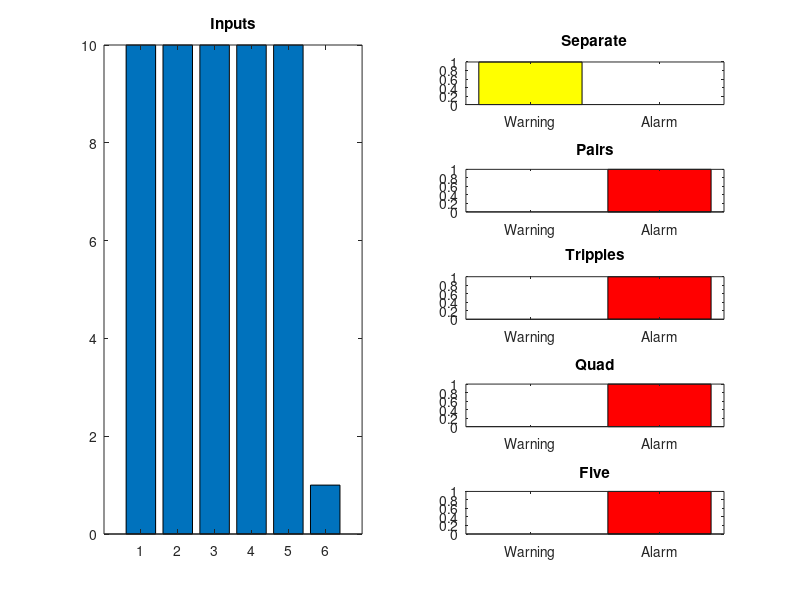

This figure's MATLAB source:
% File: NN_Matrices.m
% Description: Matlab code of Neural Networks Results for Control System of five ultrasonic sensors
% Environment: Matlab
%
% MIT License
% Copyright (c) 2017 Valentyn N Sichkar
% github.com/sichkar-valentyn
%
% Reference to:
% Valentyn N Sichkar. Matlab implementation of Neural Networks Results for Control System of five Ultrasonic sensors // GitHub platform. DOI: 10.5281/zenodo.1317896

close all;

%Creating an Input vector
Inputs = [10 10 10 10 10 1]; 

% -------------- Separate ----------------

%Creating a matrix of weights for the Layer #1
Weights_First_Layer_Separate = [0.11 -0.05 0 0 0 0 0 0 0 0 0.5 -0.11 0 0 0 0 0 0 0 0
    0 0 0.11 -0.05 0 0 0 0 0 0 0 0 0.5 -0.11 0 0 0 0 0 0
    0 0 0 0 0.11 -0.05 0 0 0 0 0 0 0 0 0.5 -0.11 0 0 0 0
    0 0 0 0 0 0 0.11 -0.05 0 0 0 0 0 0 0 0 0.5 -0.11 0 0
    0 0 0 0 0 0 0 0 0.11 -0.05 0 0 0 0 0 0 0 0 0.5 -0.11
    -1 1.05 -1 1.05 -1 1.05 -1 1.05 -1 1.05 -1 1.05 -1 1.05 -1 1.05 -1 1.05 -1 1.05];

%Getting the outputs of the Layer #1
A_Separate = Inputs * Weights_First_Layer_Separate;

%Adding to the outputs of the Layer #1 the second bias
B_Separate = [A_Separate 1];

%Activating the neurons in the Layer #1
for i = 1:1:21
    if B_Separate(i)<0; B_Separate(i)=0;
    end
    if B_Separate(i)>0; B_Separate(i)=1;
    end
end

%Creating a matrix of weights for the inputs of the Hidden Layer
Weights_Hidden_Layer_Separate = [1 0 0 0 0 0 0 0 0 0
    1 0 0 0 0 0 0 0 0 0
    0 1 0 0 0 0 0 0 0 0
    0 1 0 0 0 0 0 0 0 0
    0 0 1 0 0 0 0 0 0 0
    0 0 1 0 0 0 0 0 0 0
    0 0 0 1 0 0 0 0 0 0
    0 0 0 1 0 0 0 0 0 0
    0 0 0 0 1 0 0 0 0 0
    0 0 0 0 1 0 0 0 0 0
    0 0 0 0 0 1 0 0 0 0
    0 0 0 0 0 1 0 0 0 0
    0 0 0 0 0 0 1 0 0 0
    0 0 0 0 0 0 1 0 0 0
    0 0 0 0 0 0 0 1 0 0
    0 0 0 0 0 0 0 1 0 0
    0 0 0 0 0 0 0 0 1 0
    0 0 0 0 0 0 0 0 1 0
    0 0 0 0 0 0 0 0 0 1
    0 0 0 0 0 0 0 0 0 1
    -1.5 -1.5 -1.5 -1.5 -1.5 -1.5 -1.5 -1.5 -1.5 -1.5];

%Getting the outputs of the Hidden Layer
D_Separate = B_Separate * Weights_Hidden_Layer_Separate;

%Adding to the outputs of the Hidden Layer the third bias
H_Separate = [D_Separate 1];

%Activating the neurons in the Hidden Layer
for i = 1:1:11
    if H_Separate(i)<0; H_Separate(i)=0;
    end
    if H_Separate(i)>0; H_Separate(i)=1;
    end
end

%Creating a matrix of weights for the Output Layer
Weights_Output_Layer_Separate = [1 0
    1 0
    1 0
    1 0
    1 0
    0 1
    0 1
    0 1
    0 1
    0 1
    -0.5 -0.5];

%Getting the outputs of the Hidden Layer
Result_Separate = H_Separate * Weights_Output_Layer_Separate;

%Activating the neurons in the Output Layer
Final_Result_Separate = Result_Separate;
for i = 1:1:2
    if Result_Separate(i)<0; Final_Result_Separate(i)=0;
    end
    if Result_Separate(i)>0; Final_Result_Separate(i)=1;
    end
end

% -------------- Pairs ----------------

%Creating a matrix of weights for the Layer #1
Weights_First_Layer_1_Pairs = [0.0476 -0.0285 0 0 0 0 0 0 0 0 0 0 0 0 0 0 0.1 -0.0666 0 0 0 0 0 0 0 0 0 0 0 0 0 0
    0 0 0.0476 -0.0285 0.0476 -0.0285 0 0 0 0 0 0 0 0 0 0 0 0 0.1 -0.0666 0.1 -0.0666 0 0 0 0 0 0 0 0 0 0
    0 0 0 0 0 0 0.0476 -0.0285 0.0476 -0.0285 0 0 0 0 0 0 0 0 0 0 0 0 0.1 -0.0666 0.1 -0.0666 0 0 0 0 0 0
    0 0 0 0 0 0 0 0 0 0 0.0476 -0.0285 0.0476 -0.0285 0 0 0 0 0 0 0 0 0 0 0 0 0.1 -0.0666 0.1 -0.0666 0 0
    0 0 0 0 0 0 0 0 0 0 0 0 0 0 0.0476 -0.0285 0 0 0 0 0 0 0 0 0 0 0 0 0 0 0.1 -0.0666
    -0.96 1.02 -0.96 1.02 -0.96 1.02 -0.96 1.02 -0.96 1.02 -0.96 1.02 -0.96 1.02 -0.96 1.02 -0.91 1.06 -0.91 1.06 -0.91 1.06 -0.91 1.06 -0.91 1.06 -0.91 1.06 -0.91 1.06 -0.91 1.06];

%Getting the outputs of the Layer #1
A_Pairs = Inputs * Weights_First_Layer_1_Pairs;

%Adding to the outputs of the Layer #1 the second bias
B_Pairs = [A_Pairs 1];

%Activating the neurons in the Layer #1
for i = 1:1:33
    if B_Pairs(i)<0; B_Pairs(i)=0;
    end
    if B_Pairs(i)>0; B_Pairs(i)=1;
    end
end

%Creating a matrix of weights for the inputs of the Hidden Layer #1
Weights_Hidden_Layer_Pairs = [1 0 0 0 0 0 0 0 0 0 0 0 0 0 0 0
    1 0 0 0 0 0 0 0 0 0 0 0 0 0 0 0
    0 1 0 0 0 0 0 0 0 0 0 0 0 0 0 0
    0 1 0 0 0 0 0 0 0 0 0 0 0 0 0 0
    0 0 1 0 0 0 0 0 0 0 0 0 0 0 0 0
    0 0 1 0 0 0 0 0 0 0 0 0 0 0 0 0
    0 0 0 1 0 0 0 0 0 0 0 0 0 0 0 0
    0 0 0 1 0 0 0 0 0 0 0 0 0 0 0 0
    0 0 0 0 1 0 0 0 0 0 0 0 0 0 0 0
    0 0 0 0 1 0 0 0 0 0 0 0 0 0 0 0
    0 0 0 0 0 1 0 0 0 0 0 0 0 0 0 0
    0 0 0 0 0 1 0 0 0 0 0 0 0 0 0 0
    0 0 0 0 0 0 1 0 0 0 0 0 0 0 0 0
    0 0 0 0 0 0 1 0 0 0 0 0 0 0 0 0
    0 0 0 0 0 0 0 1 0 0 0 0 0 0 0 0
    0 0 0 0 0 0 0 1 0 0 0 0 0 0 0 0
    0 0 0 0 0 0 0 0 1 0 0 0 0 0 0 0
    0 0 0 0 0 0 0 0 1 0 0 0 0 0 0 0
    0 0 0 0 0 0 0 0 0 1 0 0 0 0 0 0
    0 0 0 0 0 0 0 0 0 1 0 0 0 0 0 0
    0 0 0 0 0 0 0 0 0 0 1 0 0 0 0 0
    0 0 0 0 0 0 0 0 0 0 1 0 0 0 0 0
    0 0 0 0 0 0 0 0 0 0 0 1 0 0 0 0
    0 0 0 0 0 0 0 0 0 0 0 1 0 0 0 0
    0 0 0 0 0 0 0 0 0 0 0 0 1 0 0 0
    0 0 0 0 0 0 0 0 0 0 0 0 1 0 0 0
    0 0 0 0 0 0 0 0 0 0 0 0 0 1 0 0
    0 0 0 0 0 0 0 0 0 0 0 0 0 1 0 0
    0 0 0 0 0 0 0 0 0 0 0 0 0 0 1 0
    0 0 0 0 0 0 0 0 0 0 0 0 0 0 1 0
    0 0 0 0 0 0 0 0 0 0 0 0 0 0 0 1
    0 0 0 0 0 0 0 0 0 0 0 0 0 0 0 1
    -1.5 -1.5 -1.5 -1.5 -1.5 -1.5 -1.5 -1.5 -1.5 -1.5 -1.5 -1.5 -1.5 -1.5 -1.5 -1.5];

%Getting the outputs of the Hidden Layer #1
D_Pairs = B_Pairs * Weights_Hidden_Layer_Pairs;

%Adding to the outputs of the Hidden Layer #1 the third bias
H_Pairs = [D_Pairs 1];

%Activating the neurons in the Hidden Layer #1
for i = 1:1:17
    if H_Pairs(i)<0; H_Pairs(i)=0;
    end
    if H_Pairs(i)>0; H_Pairs(i)=1;
    end
end

%Creating a matrix of weights for the inputs of the Hidden Layer #2
Weights_Hidden_Layer_2_Pairs = [1 0 0 0 0 0 0 0
    1 0 0 0 0 0 0 0
    0 1 0 0 0 0 0 0
    0 1 0 0 0 0 0 0
    0 0 1 0 0 0 0 0
    0 0 1 0 0 0 0 0
    0 0 0 1 0 0 0 0
    0 0 0 1 0 0 0 0
    0 0 0 0 1 0 0 0
    0 0 0 0 1 0 0 0
    0 0 0 0 0 1 0 0
    0 0 0 0 0 1 0 0
    0 0 0 0 0 0 1 0
    0 0 0 0 0 0 1 0
    0 0 0 0 0 0 0 1
    0 0 0 0 0 0 0 1
    -1.5 -1.5 -1.5 -1.5 -1.5 -1.5 -1.5 -1.5];

%Getting the outputs of the Hidden Layer #2
S_Pairs = H_Pairs * Weights_Hidden_Layer_2_Pairs;

%Adding to the outputs of the Hidden Layer #2 the fourth bias
P_Pairs = [S_Pairs 1];

%Activating the neurons in the Hidden Layer #2
for i = 1:1:9
    if P_Pairs(i)<0; P_Pairs(i)=0;
    end
    if P_Pairs(i)>0; P_Pairs(i)=1;
    end
end

%Creating a matrix of weights for the Output Layer
Weights_Output_Layer_Pairs = [1 0
    1 0
    1 0
    1 0
    0 1
    0 1
    0 1
    0 1
    -0.5 -0.5];

%Getting the inputs of the Output Layer
Result_Pairs = P_Pairs * Weights_Output_Layer_Pairs;

%Activating the neurons in the Output Layer
Final_Result_Pairs = Result_Pairs;
for i = 1:1:2
    if Result_Pairs(i)<0; Final_Result_Pairs(i)=0;
    end
    if Result_Pairs(i)>0; Final_Result_Pairs(i)=1;
    end
end

% -------------- Tripples ----------------

%Creating a matrix of weights for the Layer #1
Weights_First_Layer_1_Tripples = [0.0476 -0.0285 0 0 0 0 0 0 0 0 0 0 0.1 -0.0666 0 0 0 0 0 0 0 0 0 0
    0 0 0.0476 -0.0285 0 0 0 0 0 0 0 0 0 0 0.1 -0.0666 0 0 0 0 0 0 0 0
    0 0 0 0 0.0476 -0.0285 0.0476 -0.0285 0 0 0 0 0 0 0 0 0.1 -0.0666 0.1 -0.0666 0 0 0 0
    0 0 0 0 0 0 0 0 0.0476 -0.0285 0 0 0 0 0 0 0 0 0 0 0.1 -0.0666 0 0
    0 0 0 0 0 0 0 0 0 0 0.0476 -0.0285 0 0 0 0 0 0 0 0 0 0 0.1 -0.0666
    -0.96 1.02 -0.96 1.02 -0.96 1.02 -0.96 1.02 -0.96 1.02 -0.96 1.02 -0.91 1.06 -0.91 1.06 -0.91 1.06 -0.91 1.06 -0.91 1.06 -0.91 1.06];

%Getting the outputs of the Layer #1
A_Tripples = Inputs * Weights_First_Layer_1_Tripples;

%Adding to the outputs of the Layer #1 the second bias
B_Tripples = [A_Tripples 1];

%Activating the neurons in the Layer #1
for i = 1:1:25
    if B_Tripples(i)<0; B_Tripples(i)=0;
    end
    if B_Tripples(i)>0; B_Tripples(i)=1;
    end
end

%Creating a matrix of weights for the inputs of the Hidden Layer #1
Weights_Hidden_Layer_Tripples = [1 0 0 0 0 0 0 0 0 0 0 0
    1 0 0 0 0 0 0 0 0 0 0 0
    0 1 0 0 0 0 0 0 0 0 0 0
    0 1 0 0 0 0 0 0 0 0 0 0
    0 0 1 0 0 0 0 0 0 0 0 0
    0 0 1 0 0 0 0 0 0 0 0 0
    0 0 0 1 0 0 0 0 0 0 0 0
    0 0 0 1 0 0 0 0 0 0 0 0
    0 0 0 0 1 0 0 0 0 0 0 0
    0 0 0 0 1 0 0 0 0 0 0 0 
    0 0 0 0 0 1 0 0 0 0 0 0
    0 0 0 0 0 1 0 0 0 0 0 0
    0 0 0 0 0 0 1 0 0 0 0 0
    0 0 0 0 0 0 1 0 0 0 0 0
    0 0 0 0 0 0 0 1 0 0 0 0
    0 0 0 0 0 0 0 1 0 0 0 0
    0 0 0 0 0 0 0 0 1 0 0 0
    0 0 0 0 0 0 0 0 1 0 0 0
    0 0 0 0 0 0 0 0 0 1 0 0
    0 0 0 0 0 0 0 0 0 1 0 0
    0 0 0 0 0 0 0 0 0 0 1 0
    0 0 0 0 0 0 0 0 0 0 1 0
    0 0 0 0 0 0 0 0 0 0 0 1
    0 0 0 0 0 0 0 0 0 0 0 1
    -1.5 -1.5 -1.5 -1.5 -1.5 -1.5 -1.5 -1.5 -1.5 -1.5 -1.5 -1.5];

%Getting the outputs of the Hidden Layer #1
D_Tripples = B_Tripples * Weights_Hidden_Layer_Tripples;

%Adding to the outputs of the Hidden Layer #1 the third bias
H_Tripples = [D_Tripples 1];

%Activating the neurons in the Hidden Layer #1
for i = 1:1:13
    if H_Tripples(i)<0; H_Tripples(i)=0;
    end
    if H_Tripples(i)>0; H_Tripples(i)=1;
    end
end

%Creating a matrix of weights for the inputs of the Hidden Layer #2
Weights_Hidden_Layer_2_Tripples = [1 0 0 0
    1 0 0 0
    1 0 0 0
    0 1 0 0
    0 1 0 0
    0 1 0 0
    0 0 1 0
    0 0 1 0
    0 0 1 0
    0 0 0 1
    0 0 0 1
    0 0 0 1
    -2.5 -2.5 -2.5 -2.5];

%Getting the outputs of the Hidden Layer #2
S_Tripples = H_Tripples * Weights_Hidden_Layer_2_Tripples;

%Adding to the outputs of the Hidden Layer #2 the fourth bias
P_Tripples = [S_Tripples 1];

%Activating the neurons in the Hidden Layer #2
for i = 1:1:5
    if P_Tripples(i)<0; P_Tripples(i)=0;
    end
    if P_Tripples(i)>0; P_Tripples(i)=1;
    end
end

%Creating a matrix of weights for the Output Layer
Weights_Output_Layer_Tripples = [1 0
    1 0
    0 1
    0 1
    -0.5 -0.5];

%Getting the inputs of the Output Layer
Result_Tripples = P_Tripples * Weights_Output_Layer_Tripples;

%Activating the neurons in the Output Layer
Final_Result_Tripples = Result_Tripples;
for i = 1:1:2
    if Result_Tripples(i)<0; Final_Result_Tripples(i)=0;
    end
    if Result_Tripples(i)>0; Final_Result_Tripples(i)=1;
    end
end

% -------------- Quad ----------------

%Creating a matrix of weights for the Layer #1
Weights_First_Layer_1_Quad = [0.0476 -0.0285 0 0 0 0 0 0 0.1 -0.0666 0 0 0 0 0 0
    0 0 0.0476 -0.0285 0 0 0 0 0 0 0.1 -0.0666 0 0 0 0
    0 0 0 0 0.0476 -0.0285 0 0 0 0 0 0 0.1 -0.0666 0 0
    0 0 0 0 0 0 0.0476 -0.0285 0 0 0 0 0 0 0.1 -0.0666
    0 0 0 0 0 0 0 0 0 0 0 0 0 0 0 0
    -0.96 1.02 -0.96 1.02 -0.96 1.02 -0.96 1.02 -0.91 1.06 -0.91 1.06 -0.91 1.06 -0.91 1.06];

%Getting the outputs of the Layer #1
A_Quad = Inputs * Weights_First_Layer_1_Quad;

%Adding to the outputs of the Layer #1 the second bias
B_Quad = [A_Quad 1];

%Activating the neurons in the Layer #1
for i = 1:1:17
    if B_Quad(i)<0; B_Quad(i)=0;
    end
    if B_Quad(i)>0; B_Quad(i)=1;
    end
end

%Creating a matrix of weights for the inputs of the Hidden Layer #1
Weights_Hidden_Layer_Quad = [1 0 0 0 0 0 0 0
    1 0 0 0 0 0 0 0
    0 1 0 0 0 0 0 0
    0 1 0 0 0 0 0 0
    0 0 1 0 0 0 0 0
    0 0 1 0 0 0 0 0
    0 0 0 1 0 0 0 0
    0 0 0 1 0 0 0 0
    0 0 0 0 1 0 0 0
    0 0 0 0 1 0 0 0
    0 0 0 0 0 1 0 0
    0 0 0 0 0 1 0 0
    0 0 0 0 0 0 1 0
    0 0 0 0 0 0 1 0
    0 0 0 0 0 0 0 1
    0 0 0 0 0 0 0 1
    -1.5 -1.5 -1.5 -1.5 -1.5 -1.5 -1.5 -1.5];

%Getting the outputs of the Hidden Layer #1
D_Quad = B_Quad * Weights_Hidden_Layer_Quad;

%Adding to the outputs of the Hidden Layer #1 the third bias
H_Quad = [D_Quad 1];

%Activating the neurons in the Hidden Layer #1
for i = 1:1:9
    if H_Quad(i)<0; H_Quad(i)=0;
    end
    if H_Quad(i)>0; H_Quad(i)=1;
    end
end

%Creating a matrix of weights for the inputs of the Hidden Layer #2
Weights_Hidden_Layer_2_Quad = [1 0
    1 0
    1 0
    1 0
    0 1
    0 1
    0 1
    0 1
    -3.5 -3.5];

%Getting the outputs of the Hidden Layer #2
S_Quad = H_Quad * Weights_Hidden_Layer_2_Quad;

%Adding to the outputs of the Hidden Layer #2 the fourth bias
P_Quad = [S_Quad 1];

%Activating the neurons in the Hidden Layer #2
for i = 1:1:3
    if P_Quad(i)<0; P_Quad(i)=0;
    end
    if P_Quad(i)>0; P_Quad(i)=1;
    end
end

%Creating a matrix of weights for the Output Layer
Weights_Output_Layer_Quad = [1 0
    0 1
    -0.5 -0.5];

%Getting the inputs of the Output Layer
Result_Quad = P_Quad * Weights_Output_Layer_Quad;

%Activating the neurons in the Output Layer
Final_Result_Quad = Result_Quad;
for i = 1:1:2
    if Result_Quad(i)<0; Final_Result_Quad(i)=0;
    end
    if Result_Quad(i)>0; Final_Result_Quad(i)=1;
    end
end

% -------------- Five ----------------

%Creating a matrix of weights for the Layer #1
Weights_First_Layer_1_Five = [0.0476 -0.0285 0 0 0 0 0 0 0 0 0.1 -0.0666 0 0 0 0 0 0 0 0
    0 0 0.0476 -0.0285 0 0 0 0 0 0 0 0 0.1 -0.0666 0 0 0 0 0 0
    0 0 0 0 0.0476 -0.0285 0 0 0 0 0 0 0 0 0.1 -0.0666 0 0 0 0
    0 0 0 0 0 0 0.0476 -0.0285 0 0 0 0 0 0 0 0 0.1 -0.0666 0 0
    0 0 0 0 0 0 0 0 0.0476 -0.0285 0 0 0 0 0 0 0 0 0.1 -0.0666
    -0.96 1.02 -0.96 1.02 -0.96 1.02 -0.96 1.02 -0.96 1.02 -0.91 1.06 -0.91 1.06 -0.91 1.06 -0.91 1.06 -0.91 1.06];

%Getting the outputs of the Layer #1
A_Five = Inputs * Weights_First_Layer_1_Five;

%Adding to the outputs of the Layer #1 the second bias
B_Five = [A_Five 1];

%Activating the neurons in the Layer #1
for i = 1:1:21
    if B_Five(i)<0; B_Five(i)=0;
    end
    if B_Five(i)>0; B_Five(i)=1;
    end
end

%Creating a matrix of weights for the inputs of the Hidden Layer #1
Weights_Hidden_Layer_Five = [1 0 0 0 0 0 0 0 0 0
    1 0 0 0 0 0 0 0 0 0
    0 1 0 0 0 0 0 0 0 0
    0 1 0 0 0 0 0 0 0 0
    0 0 1 0 0 0 0 0 0 0
    0 0 1 0 0 0 0 0 0 0
    0 0 0 1 0 0 0 0 0 0
    0 0 0 1 0 0 0 0 0 0
    0 0 0 0 1 0 0 0 0 0
    0 0 0 0 1 0 0 0 0 0
    0 0 0 0 0 1 0 0 0 0
    0 0 0 0 0 1 0 0 0 0
    0 0 0 0 0 0 1 0 0 0
    0 0 0 0 0 0 1 0 0 0
    0 0 0 0 0 0 0 1 0 0
    0 0 0 0 0 0 0 1 0 0
    0 0 0 0 0 0 0 0 1 0
    0 0 0 0 0 0 0 0 1 0
    0 0 0 0 0 0 0 0 0 1
    0 0 0 0 0 0 0 0 0 1
    -1.5 -1.5 -1.5 -1.5 -1.5 -1.5 -1.5 -1.5 -1.5 -1.5];

%Getting the outputs of the Hidden Layer #1
D_Five = B_Five * Weights_Hidden_Layer_Five;

%Adding to the outputs of the Hidden Layer #1 the third bias
H_Five = [D_Five 1];

%Activating the neurons in the Hidden Layer #1
for i = 1:1:11
    if H_Five(i)<0; H_Five(i)=0;
    end
    if H_Five(i)>0; H_Five(i)=1;
    end
end

%Creating a matrix of weights for the inputs of the Hidden Layer #2
Weights_Hidden_Layer_2_Five = [1 0
    1 0
    1 0
    1 0
    1 0
    0 1
    0 1
    0 1
    0 1
    0 1
    -4.5 -4.5];

%Getting the outputs of the Hidden Layer #2
S_Five = H_Five * Weights_Hidden_Layer_2_Five;

%Adding to the outputs of the Hidden Layer #2 the fourth bias
P_Five = [S_Five 1];

%Activating the neurons in the Hidden Layer #2
for i = 1:1:3
    if P_Five(i)<0; P_Five(i)=0;
    end
    if P_Five(i)>0; P_Five(i)=1;
    end
end

%Creating a matrix of weights for the Output Layer
Weights_Output_Layer_Five = [1 0
    0 1
    -0.5 -0.5];

%Getting the inputs of the Output Layer
Result_Five = P_Five * Weights_Output_Layer_Five;

%Activating the neurons in the Output Layer
Final_Result_Five = Result_Five;
for i = 1:1:2
    if Result_Five(i)<0; Final_Result_Five(i)=0;
    end
    if Result_Five(i)>0; Final_Result_Five(i)=1;
    end
end


figure(1);
subplot(5,2,[1,3,5,7,9]), bar(Inputs), title('Inputs');
subplot(5,2,2), if Final_Result_Separate(2)==1; bar(Final_Result_Separate,'r'); set(gca,'xticklabel',{'Warning','Alarm'}); end, if Final_Result_Separate(1)==1; bar(Final_Result_Separate,'y'); set(gca,'xticklabel',{'Warning','Alarm'}); end, if Final_Result_Separate(1)==0; if Final_Result_Separate(2)==0; bar(1,'g'); set(gca,'xticklabel',{' '}); end, end, title('Separate');
subplot(5,2,4), if Final_Result_Pairs(2)==1; bar(Final_Result_Pairs,'r'); set(gca,'xticklabel',{'Warning','Alarm'}); end, if Final_Result_Pairs(1)==1; bar(Final_Result_Pairs,'y'); set(gca,'xticklabel',{'Warning','Alarm'}); end, if Final_Result_Pairs(1)==0; if Final_Result_Pairs(2)==0; bar(1,'g'); set(gca,'xticklabel',{' '}); end, end, title('Pairs');
subplot(5,2,6), if Final_Result_Tripples(2)==1; bar(Final_Result_Tripples,'r'); set(gca,'xticklabel',{'Warning','Alarm'}); end, if Final_Result_Tripples(1)==1; bar(Final_Result_Tripples,'y'); set(gca,'xticklabel',{'Warning','Alarm'}); end, if Final_Result_Tripples(1)==0; if Final_Result_Tripples(2)==0; bar(1,'g'); set(gca,'xticklabel',{' '}); end, end, title('Tripples');
subplot(5,2,8), if Final_Result_Quad(2)==1; bar(Final_Result_Quad,'r'); set(gca,'xticklabel',{'Warning','Alarm'}); end, if Final_Result_Quad(1)==1; bar(Final_Result_Quad,'y'); set(gca,'xticklabel',{'Warning','Alarm'}); end, if Final_Result_Quad(1)==0; if Final_Result_Quad(2)==0; bar(1,'g'); set(gca,'xticklabel',{' '}); end, end, title('Quad');
subplot(5,2,10), if Final_Result_Five(2)==1; bar(Final_Result_Five,'r'); set(gca,'xticklabel',{'Warning','Alarm'}); end, if Final_Result_Five(1)==1; bar(Final_Result_Five,'y'); set(gca,'xticklabel',{'Warning','Alarm'}); end, if Final_Result_Five(1)==0; if Final_Result_Five(2)==0; bar(1,'g'); set(gca,'xticklabel',{' '}); end, end, title('Five');
